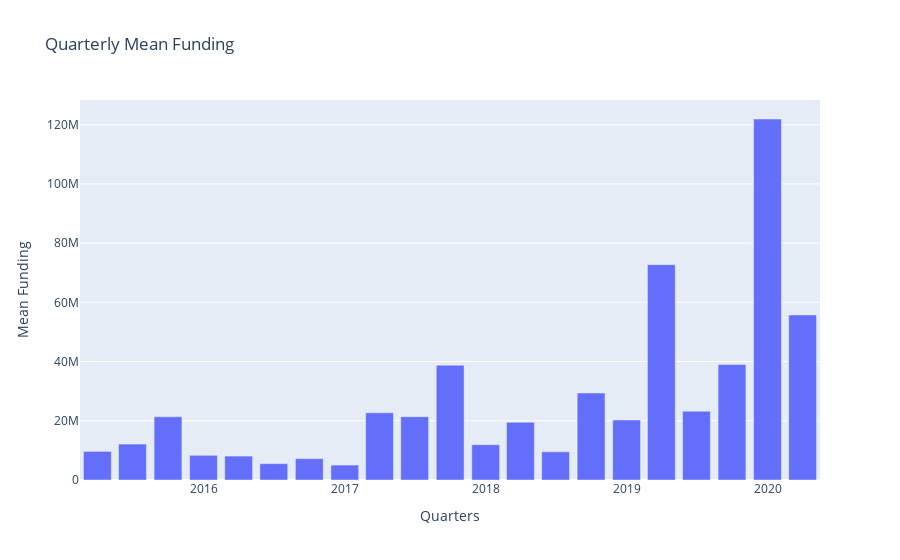

This figure's notebook cell:
### Code cell
QuarterMeanFunding = pd.DataFrame()
QuarterMeanFunding['Quarters'] = FinalData['Fund'].resample('Q').mean()

data1 = go.Bar(
    x=QuarterMeanFunding.index,
    y=QuarterMeanFunding['Quarters']
)

lay = go.Layout(title='Quarterly Mean Funding',
               xaxis=dict(title='Quarters'),
               yaxis=dict(title='Mean Funding'))

fig = dict(data=data1,layout=lay)
iplot(fig)

### Figure 1 — Plotly figure (JSON) as saved in the notebook; plotly's stock layout.template omitted (floating-point values rounded to 4 significant figures)
{"data": [{"type": "bar", "x": ["2015-03-31T00:00:00", "2015-06-30T00:00:00", "2015-09-30T00:00:00", "2015-12-31T00:00:00", "2016-03-31T00:00:00", "2016-06-30T00:00:00", "2016-09-30T00:00:00", "2016-12-31T00:00:00", "2017-03-31T00:00:00", "2017-06-30T00:00:00", "2017-09-30T00:00:00", "2017-12-31T00:00:00", "2018-03-31T00:00:00", "2018-06-30T00:00:00", "2018-09-30T00:00:00", "2018-12-31T00:00:00", "2019-03-31T00:00:00", "2019-06-30T00:00:00", "2019-09-30T00:00:00", "2019-12-31T00:00:00", "2020-03-31T00:00:00"], "y": [9661000.0, 12120000.0, 21340000.0, 8343000.0, 8078000.0, 5510000.0, 7207000.0, 5034000.0, 22680000.0, 21370000.0, 38790000.0, 11930000.0, 19480000.0, 9527000.0, 29380000.0, 20260000.0, 72720000, 23230000.0, 38980000.0, 121900000.0, 55740000.0]}], "layout": {"title": {"text": "Quarterly Mean Funding"}, "xaxis": {"title": {"text": "Quarters"}}, "yaxis": {"title": {"text": "Mean Funding"}}}}
